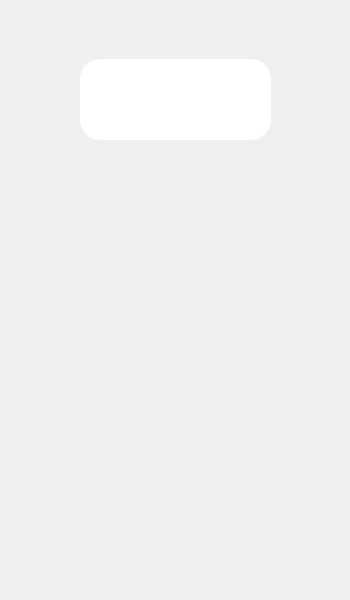
<?xml version="1.0" encoding="UTF-8"?>
<ui version="4.0">
 <class>MainWindow</class>
 <widget class="QMainWindow" name="MainWindow">
  <property name="geometry">
   <rect>
    <x>0</x>
    <y>0</y>
    <width>350</width>
    <height>600</height>
   </rect>
  </property>
  <property name="minimumSize">
   <size>
    <width>350</width>
    <height>600</height>
   </size>
  </property>
  <property name="maximumSize">
   <size>
    <width>350</width>
    <height>600</height>
   </size>
  </property>
  <property name="windowTitle">
   <string>MainWindow</string>
  </property>
  <widget class="QWidget" name="centralwidget">
   <widget class="QGroupBox" name="iconsBox">
    <property name="geometry">
     <rect>
      <x>80</x>
      <y>59</y>
      <width>191</width>
      <height>81</height>
     </rect>
    </property>
    <property name="styleSheet">
     <string notr="true">background-color: rgb(255, 255, 255);
border-radius: 20%;</string>
    </property>
    <layout class="QHBoxLayout" name="horizontalLayout">
     <item>
      <widget class="QPushButton" name="tomato">
       <property name="minimumSize">
        <size>
         <width>50</width>
         <height>50</height>
        </size>
       </property>
       <property name="styleSheet">
        <string notr="true"/>
       </property>
       <property name="text">
        <string/>
       </property>
       <property name="icon">
        <iconset resource="assets/resource.qrc">
         <normaloff>:/icons/tomato.png</normaloff>:/icons/tomato.png</iconset>
       </property>
       <property name="iconSize">
        <size>
         <width>26</width>
         <height>26</height>
        </size>
       </property>
      </widget>
     </item>
     <item>
      <widget class="QPushButton" name="doubleTomato">
       <property name="minimumSize">
        <size>
         <width>50</width>
         <height>50</height>
        </size>
       </property>
       <property name="text">
        <string/>
       </property>
       <property name="icon">
        <iconset resource="assets/resource.qrc">
         <normaloff>:/icons/doubleTomato.png</normaloff>:/icons/doubleTomato.png</iconset>
       </property>
       <property name="iconSize">
        <size>
         <width>26</width>
         <height>26</height>
        </size>
       </property>
      </widget>
     </item>
     <item>
      <widget class="QPushButton" name="coffee">
       <property name="sizePolicy">
        <sizepolicy hsizetype="Minimum" vsizetype="Fixed">
         <horstretch>0</horstretch>
         <verstretch>32</verstretch>
        </sizepolicy>
       </property>
       <property name="minimumSize">
        <size>
         <width>50</width>
         <height>50</height>
        </size>
       </property>
       <property name="text">
        <string/>
       </property>
       <property name="icon">
        <iconset resource="assets/resource.qrc">
         <normaloff>:/icons/coffee.png</normaloff>:/icons/coffee.png</iconset>
       </property>
       <property name="iconSize">
        <size>
         <width>26</width>
         <height>26</height>
        </size>
       </property>
      </widget>
     </item>
    </layout>
   </widget>
  </widget>
 </widget>
 <resources>
  <include location="assets/resource.qrc"/>
 </resources>
 <connections/>
</ui>
